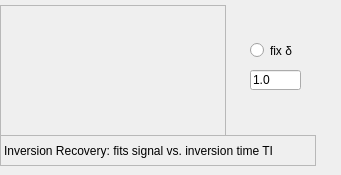
       <widget class="QWidget" name="widget">
        <attribute name="title">
         <string>T1-IR</string>
        </attribute>
        <widget class="QLabel" name="lblT1IRequ">
         <property name="geometry">
          <rect>
           <x>0</x>
           <y>5</y>
           <width>226</width>
           <height>131</height>
          </rect>
         </property>
         <property name="autoFillBackground">
          <bool>true</bool>
         </property>
         <property name="frameShape">
          <enum>QFrame::StyledPanel</enum>
         </property>
         <property name="text">
          <string/>
         </property>
         <property name="pixmap">
          <pixmap>../icons/T1-IR1model.jpg</pixmap>
         </property>
         <property name="scaledContents">
          <bool>true</bool>
         </property>
         <property name="wordWrap">
          <bool>true</bool>
         </property>
        </widget>
        <widget class="QLabel" name="label_48">
         <property name="geometry">
          <rect>
           <x>0</x>
           <y>135</y>
           <width>316</width>
           <height>31</height>
          </rect>
         </property>
         <property name="autoFillBackground">
          <bool>true</bool>
         </property>
         <property name="frameShape">
          <enum>QFrame::StyledPanel</enum>
         </property>
         <property name="text">
          <string>Inversion Recovery: fits signal vs. inversion time TI</string>
         </property>
         <property name="scaledContents">
          <bool>false</bool>
         </property>
         <property name="wordWrap">
          <bool>true</bool>
         </property>
        </widget>
        <widget class="QRadioButton" name="rbDelta">
         <property name="geometry">
          <rect>
           <x>250</x>
           <y>40</y>
           <width>82</width>
           <height>21</height>
          </rect>
         </property>
         <property name="text">
          <string>fix δ</string>
         </property>
        </widget>
        <widget class="QLineEdit" name="leDelta">
         <property name="geometry">
          <rect>
           <x>250</x>
           <y>70</y>
           <width>51</width>
           <height>20</height>
          </rect>
         </property>
         <property name="text">
          <string>1.0</string>
         </property>
        </widget>
       </widget>
